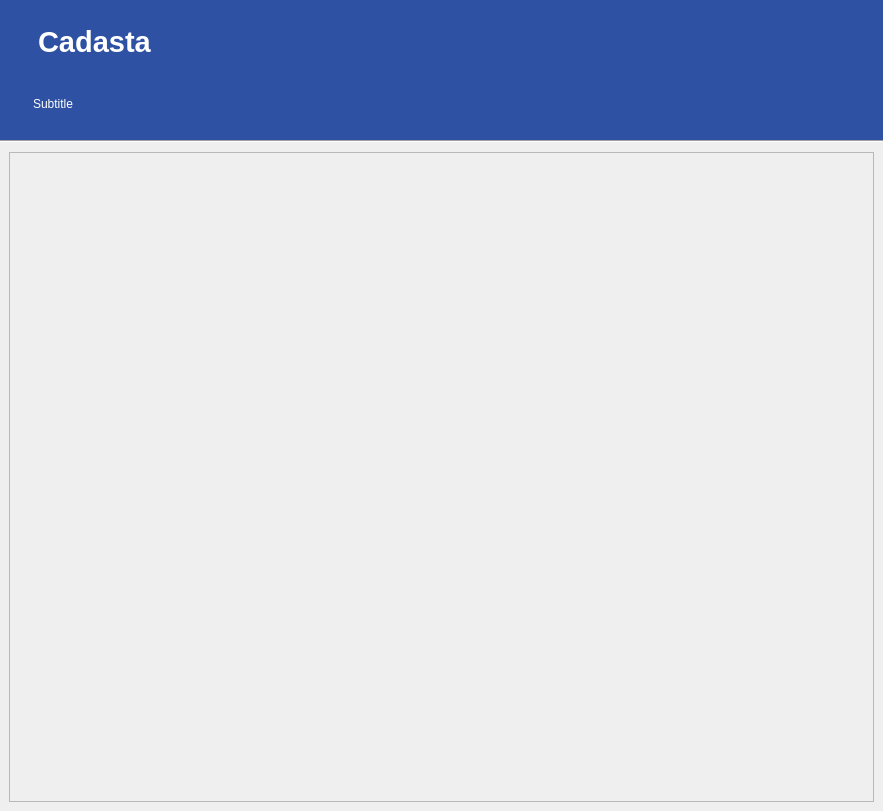
<?xml version="1.0" encoding="UTF-8"?>
<ui version="4.0">
 <class>WizardDialogBase</class>
 <widget class="QDialog" name="WizardDialogBase">
  <property name="geometry">
   <rect>
    <x>0</x>
    <y>0</y>
    <width>883</width>
    <height>811</height>
   </rect>
  </property>
  <property name="sizePolicy">
   <sizepolicy hsizetype="Minimum" vsizetype="Minimum">
    <horstretch>0</horstretch>
    <verstretch>0</verstretch>
   </sizepolicy>
  </property>
  <property name="minimumSize">
   <size>
    <width>660</width>
    <height>400</height>
   </size>
  </property>
  <property name="windowTitle">
   <string>InaSAFE Keywords Creation Wizard...</string>
  </property>
  <property name="windowIcon">
   <iconset>
    <normaloff>:/plugins/inasafe/icon.png</normaloff>:/plugins/inasafe/icon.png</iconset>
  </property>
  <property name="styleSheet">
   <string notr="true"/>
  </property>
  <layout class="QGridLayout" name="gridLayout_13">
   <property name="verticalSpacing">
    <number>0</number>
   </property>
   <property name="margin">
    <number>0</number>
   </property>
   <item row="2" column="0">
    <widget class="Line" name="line">
     <property name="orientation">
      <enum>Qt::Horizontal</enum>
     </property>
    </widget>
   </item>
   <item row="0" column="0">
    <widget class="QWidget" name="title_group" native="true">
     <property name="minimumSize">
      <size>
       <width>0</width>
       <height>140</height>
      </size>
     </property>
     <property name="maximumSize">
      <size>
       <width>16777215</width>
       <height>140</height>
      </size>
     </property>
     <property name="autoFillBackground">
      <bool>false</bool>
     </property>
     <property name="styleSheet">
      <string notr="true">background: #2e51a3; padding: 5px;</string>
     </property>
     <layout class="QGridLayout" name="gridLayout_27">
      <property name="verticalSpacing">
       <number>0</number>
      </property>
      <property name="margin">
       <number>0</number>
      </property>
      <item row="0" column="0">
       <layout class="QGridLayout" name="gridLayout_12">
        <property name="leftMargin">
         <number>10</number>
        </property>
        <item row="0" column="0" rowspan="2">
         <widget class="QLabel" name="label_main_icon">
          <property name="maximumSize">
           <size>
            <width>40</width>
            <height>60</height>
           </size>
          </property>
          <property name="text">
           <string/>
          </property>
          <property name="pixmap">
           <pixmap>../../../assets/images/white_icon.png</pixmap>
          </property>
          <property name="scaledContents">
           <bool>true</bool>
          </property>
         </widget>
        </item>
        <item row="1" column="1" alignment="Qt::AlignVCenter">
         <widget class="QLabel" name="label_subtitle">
          <property name="styleSheet">
           <string notr="true">color: #FFF;</string>
          </property>
          <property name="text">
           <string>Subtitle</string>
          </property>
          <property name="alignment">
           <set>Qt::AlignBottom|Qt::AlignLeading|Qt::AlignLeft</set>
          </property>
          <property name="margin">
           <number>10</number>
          </property>
          <property name="indent">
           <number>1</number>
          </property>
         </widget>
        </item>
        <item row="0" column="1">
         <widget class="QLabel" name="label_main_title">
          <property name="sizePolicy">
           <sizepolicy hsizetype="Expanding" vsizetype="Preferred">
            <horstretch>0</horstretch>
            <verstretch>0</verstretch>
           </sizepolicy>
          </property>
          <property name="font">
           <font>
            <pointsize>18</pointsize>
            <weight>50</weight>
            <italic>false</italic>
            <bold>false</bold>
           </font>
          </property>
          <property name="styleSheet">
           <string notr="true">font: 18pt; color: #fff;</string>
          </property>
          <property name="text">
           <string>&lt;html&gt;&lt;head/&gt;&lt;body&gt;&lt;p&gt;&lt;span style=&quot; font-size:22pt; font-weight:600;&quot;&gt;Cadasta&lt;/span&gt;&lt;/p&gt;&lt;/body&gt;&lt;/html&gt;</string>
          </property>
          <property name="alignment">
           <set>Qt::AlignBottom|Qt::AlignLeading|Qt::AlignLeft</set>
          </property>
         </widget>
        </item>
       </layout>
      </item>
     </layout>
    </widget>
   </item>
   <item row="3" column="0">
    <widget class="QWidget" name="verticalWidget" native="true">
     <layout class="QVBoxLayout" name="verticalLayout_4">
      <property name="leftMargin">
       <number>9</number>
      </property>
      <property name="rightMargin">
       <number>9</number>
      </property>
      <item>
       <widget class="QFrame" name="socket_frame">
        <property name="frameShape">
         <enum>QFrame::StyledPanel</enum>
        </property>
        <property name="frameShadow">
         <enum>QFrame::Raised</enum>
        </property>
        <layout class="QGridLayout" name="gridLayout">
         <property name="horizontalSpacing">
          <number>0</number>
         </property>
         <property name="margin">
          <number>0</number>
         </property>
         <item row="0" column="0">
          <layout class="QVBoxLayout" name="socket_layout"/>
         </item>
        </layout>
       </widget>
      </item>
     </layout>
    </widget>
   </item>
  </layout>
 </widget>
 <resources/>
 <connections/>
</ui>
